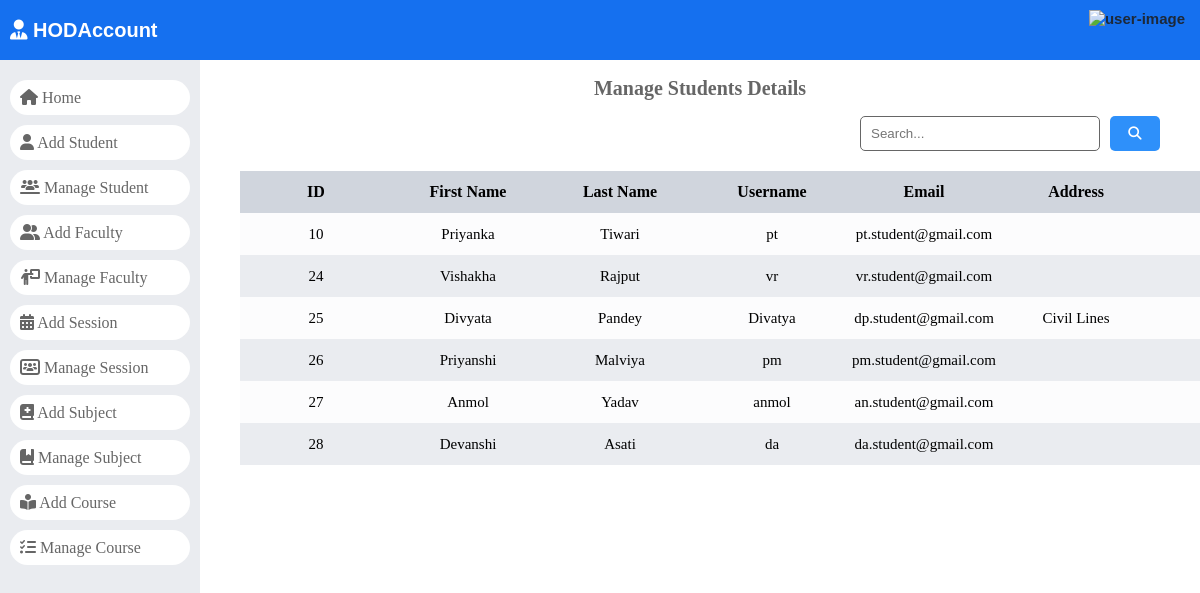
/manage_student/, run on the app's committed database.
### dashboard/models.py (models this page shows)
class Students(models.Model):
	id = models.AutoField(primary_key=True)
	admin = models.OneToOneField(CustomUser, on_delete = models.CASCADE)
	gender = models.CharField(max_length=50)
	profile_pic = models.FileField()
	address = models.TextField()
	course_id = models.ForeignKey(Courses, on_delete=models.DO_NOTHING, default=4)
	session_year_id = models.ForeignKey(SessionYearModel, null=True,
										on_delete=models.CASCADE)
	created_at = models.DateTimeField(auto_now_add=True)
	updated_at = models.DateTimeField(auto_now=True)
	objects = models.Manager()

class CustomUser(AbstractUser):
	HOD = '1'
	STAFF = '2'
	STUDENT = '3'
	EMAIL_TO_USER_TYPE_MAP = {
		'hod': HOD,
		'staff': STAFF,
		'student': STUDENT
	}
	user_type_data = ((HOD, "HOD"), (STAFF, "Staff"), (STUDENT, "Student"))
	user_type = models.CharField(default=1, choices=user_type_data, max_length=10)

### dashboard/HodViews.py (the view)
# urls.py: path('manage_student/', HodViews.manage_student, name="manage_student"),
def manage_student(request):
    students = Students.objects.all()
    context = {
        "students": students
    }
    return render(request, 'Hod Page/manage_student.html', context)

### dashboard/templates/Hod Page/manage_student.html (shortened to what this page needs)
{% load static %}
<!DOCTYPE html>
<html lang="en">
<head>
    <link rel="stylesheet" href="https://cdnjs.cloudflare.com/ajax/libs/font-awesome/6.5.1/css/all.min.css"
 />
        <link rel="stylesheet" href="{% static 'style.css' %}">
</head>
<body>
    <header>
        <div>
            <a href="/">
                <div class="logo">
                    <i class="fa-solid fa-user-tie"></i>
                    HODAccount
                </div>
            </a>
        </div>
        {% include '../headerUser.html' %}
    </header>
    <div id="main">
        {% include './navigation.html' %}
        <div id="student_record">
            <div class="page-title">
                <h2>Manage Students Details</h2>
            </div>
            <div id="manage_student">
            <div id="search-bar">
                <form action="" method="GET" class="search-form" data-search-record="#student-data tr">
                    <input type="search" name="search" id="search" placeholder="Search..." />
                    <button type="submit">
                        <i class="fa-solid fa-magnifying-glass"></i>
                    </button>
                </form>
            </div>
                <div id="expese-record" class="record">
                    <table>
                        <thead>
                            <tr>
                                <th>ID</th>
                                <th>First Name</th>
                                <th>Last Name</th>
                                <th>Username</th>
                                <th>Email</th>
                                <th>Address</th>
                                <th>Gender</th>
                            </tr>
                        </thead>
                        <tbody id="student-data">
                            {% for student in students %}
                            <tr>
                            <td>{{ student.admin.id }}</td>
                            <td>{{ student.admin.first_name }}</td>
                            <td>{{ student.admin.last_name }}</td>
                            <td>{{ student.admin.username }}</td>
                            <td>{{ student.admin.email }}</td>
                            <td>{{ student.address }}</td>
                            <td>{{ student.gender }}</td>
                            </tr>
                            {% endfor %}
                        </tbody>
                    </table>
                </div>
            </div>
        </div>
</body>
</html>

### static/style.css (style rules this page uses)
:root { --light-black: #1d2939; --sky-blue: #1570ef; --light-blue: #2e90fa; --nav-bg: #eaecf0; --nav-text: #666; --success-color: #039855; --error-color: #f97066; --white: #fff; --table-grid-dark: #eaecf0; --table-grid-light: #fcfcfd; --table-heading: #d0d5dd; --dialog-backdrop: #26262690; --gray-6: #666; --gray-e: #ebebeb; --note-gray: #f2f4f7; --page-heading: #666; --page-highlight-heading: #3f3737; --yellow: #fec84b; }
html, body { margin: 0; padding: 0; }
a { text-decoration: none; }
#main { display: flex; height: calc(100vh - 60px); }
#student_record, #main_section { max-width: calc(100% - 200px); flex: 1; }
.record { padding: 20px 40px; overflow: auto; box-sizing: border-box; }
.record table { width: 100%; border-spacing: 0; }
.record th, .record td { height: 40px; max-width: 150px; text-align: center; min-width: 150px; }
.record tr:nth-child(2n + 2) { background: var(--table-grid-dark); }
.record tr:nth-child(2n + 1) { background: var(--table-grid-light); }
.record th { font-size: 16px; background: var(--table-heading); }
.record td { font-size: 15px; }
header { width: 100%; height: 60px; padding: 10px; box-sizing: border-box; display: flex; justify-content: space-between; gap: 20px; background: var(--sky-blue); font-family: arial; }
header .logo { height: 40px; line-height: 40px; font-size: 20px; font-weight: 600; color: var(--white); }
.page-title h2 { text-align: center; font-size: 20px; color: var(--page-heading); }
#search-bar form { display: flex; gap: 10px; width: 90%; max-width: 300px; margin-left: auto; margin-right: 40px; height: 35px; font-size: 17px; }
#search-bar input { flex: 1; border: 1.5px solid #666; padding: 0 10px; box-sizing: border-box; border-radius: 5px; }
#search-bar button { width: 50px; border-radius: 5px; background-color: var(--light-blue); color: var(--white); border: 0; cursor: pointer; }

### data on the page
Students: admin.id "10", admin.first_name "Priyanka", admin.last_name "Tiwari", admin.username "pt", admin.email "pt.student@gmail.com"
Students: admin.id "24", admin.first_name "Vishakha", admin.last_name "Rajput", admin.username "vr", admin.email "vr.student@gmail.com"
Students: admin.id "25", admin.first_name "Divyata", admin.last_name "Pandey", admin.username "Divatya", admin.email "dp.student@gmail.com", address "Civil Lines"
Students: admin.id "26", admin.first_name "Priyanshi", admin.last_name "Malviya", admin.username "pm", admin.email "pm.student@gmail.com"
Students: admin.id "27", admin.first_name "Anmol", admin.last_name "Yadav", admin.username "anmol", admin.email "an.student@gmail.com"
Students: admin.id "28", admin.first_name "Devanshi", admin.last_name "Asati", admin.username "da", admin.email "da.student@gmail.com"
